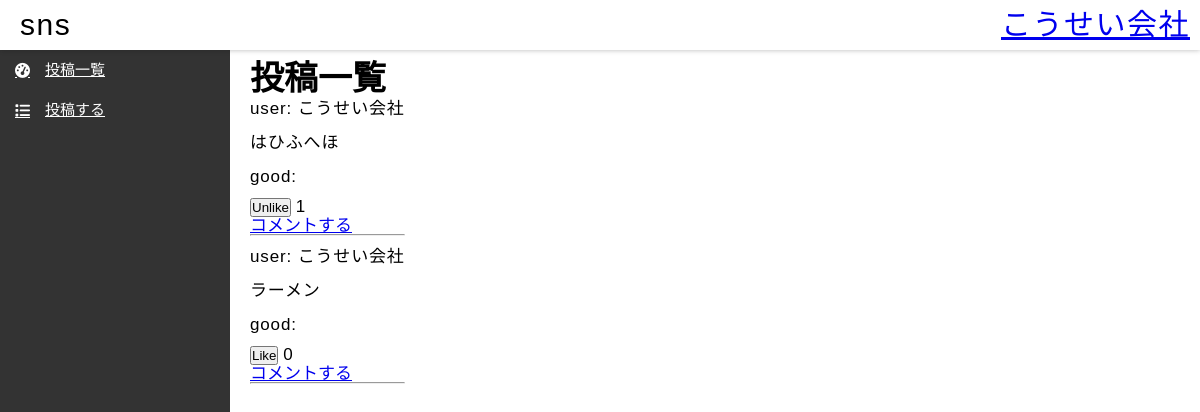
The app's page / (signed in) with its own data.
### accounts/models.py (models this page shows)
class CustomUser(AbstractUser):
  age = models.IntegerField(
    verbose_name="age",
    null=False,
    default=20,
  )

### main/models.py (models this page shows, shortened)
class Message(models.Model):
    msg_id = models.AutoField(primary_key=True)
    msg_text = models.TextField()
    date_created = models.DateTimeField(default=timezone.now)
    user = models.ForeignKey(get_user_model(),verbose_name="ユーザー",on_delete=models.CASCADE)
    liked_by = models.ManyToManyField(get_user_model(), related_name='liked_posts', blank=True)
    commented_by = models.ManyToManyField(Comment, related_name='comment', blank=True)

### main/views.py (the view)
# urls.py: path('', views.msg_list, name='msg_list'),
def msg_list(request):
    msg = Message.objects.all()
    for text in msg:
        text.likes = text.liked_by.count()
        if text.liked_by.filter(id=request.user.id).exists():
            text.liked=True
        else:
            text.liked=False
    return render(request, 'main/msg_list.html', {'msg': msg})

### main/templates/main/msg_list.html (shortened to what this page needs)
{% extends "base.html" %}
{% block content %}
<div>
    <h1>投稿一覧</h1>
</div>
{% for text in msg %}
    <div id="msg">
        <p>user: {{ text.user.username}}</p>
        <p>{{ text.msg_text }}</p>
        <p>good: {{ text.good }}</p>
    </div>
    <form action="{% url 'post_likes' pk=text.pk %}" method="post">
        {% if text.liked %}
            <button type="submit" name="like" value="unlike">Unlike</button>
        {% else %}
            <button type="submit" name="like" value="like">Like</button>
        {% endif %}
	{{ text.likes }}
    </form>
    <a href="{% url 'comment_page' pk=text.pk %}">コメントする</a>
    <hr>
{% endfor %}
{% endblock %}

### main/templates/base.html (shortened to what this page needs)
{% load static %}
<html>
<head>
    <link rel="stylesheet" href="{% static 'css/base.css' %}">
</head>
<body>
    <header>
        <div>
            <p>sns</p>
        </div>
        <div id="login">
            {% if user.is_authenticated %}
            <p><a href="my_page">{{ user.get_username }}</a></p>
            {% else %}
            <p><a href="accounts/login/">ログイン</a></p>
            {% endif %}
        </div>
    </header>
    <div id="wrapper">
      <nav id="nav-left">
        <div id="nav">
          <ul id="nav-ul">
            <li class="nav-li"><a href="{% url 'msg_list' %}" class="nav-li-a"><i class="fa fa-tachometer" style="margin-right:15px"></i>投稿一覧</a></li>
            <li class="nav-li"><a href="{% url 'post_page' %}" class="nav-li-a"><i class="fas fa-list" style="margin-right:15px"></i>投稿する</a></li>
          </ul>
        </div>
      </nav>
      <div id="main">
        <div id="display">
          {% block content %}
          {% endblock %}
        </div>
     </div>
    </div>
</body>
</html>

### main/static/css/base.css (style rules this page uses)
html * { margin: 0px; padding: 0px; box-sizing: border-box; }
:root { font-family: "Arial","Hiragino Sans",YuGothic,"Yu Gothic","メイリオ",Meiryo; font-size: 17px; line-height: 1em; }
p { letter-spacing: 0.05em; margin-top: 0.5em; margin-bottom: 0.5em; font-size: 1em; line-height: 1.5em; }
header { width: 100%; position: fixed; height: 50px; box-shadow: 0px 0px 5px 0px hsla(0, 0%, 7%, 0.3); padding:0 20px 0; display: flex; background-color: white; z-index:10; }
header p { margin:0; font-size:30px; line-height:50px; }
#wrapper { position:relative; height:100vh; padding-bottom:0px; }
#nav-left { top: 50px; overflow: visible; height: 100%; width:230px; padding: 0; display: flex; background-color: #333; box-sizing: border-box; position: fixed; z-index:9; }
#nav { position: relative; top: 0px; left: 0px; margin-right: 0px; overflow: hidden; width: auto; height: auto; box-sizing: border-box; font-size: 12px; }
#nav-ul { list-style:none; margin:0; padding:0; }
.nav-li { height: 40px; width: 230px; color: white; }
.nav-li-a { display: flex; align-items: center; line-height: 40px; padding-left: 15px; font-size: 15px; color:white; }
#display { position: absolute; top: 70px; padding-left: 250px; }
#main { position: relative; width: 100%; height: 100%; }
#login { position: absolute; right: 10; }

### records on screen
CustomUser: get_username "こうせい会社"
Message: user.username "こうせい会社", msg_text "はひふへほ", shows "Unlike", likes "1"
Message: user.username "こうせい会社", msg_text "ラーメン", shows "Like", likes "0"
